Frame 1 (no input): blank canvas, image omitted
Frame 60 (no input): blank canvas, image omitted
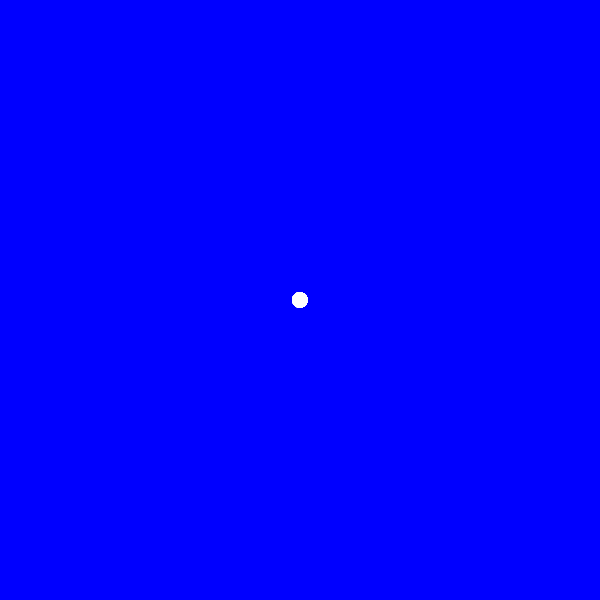
Frame 120 (the mouse pressed at the canvas centre since frame 60)

The p5.js sketch whose frames 1 and 60 were blank and that drew this single picture after the mouse press (run headless with seeded random() and noise() and a simulated clock; from frame 60 on, the mouse is pressed at the canvas centre):

// p5.js sketch
// ── sketch.js
function setup() {
    createCanvas(600, 600);
    background("Blue");
  }
  
  function draw() {
    
    
    if (mouseIsPressed) {
      circle(mouseX, mouseY, 15, 15);
      fill ("white")
      stroke("white")
    }
  }
